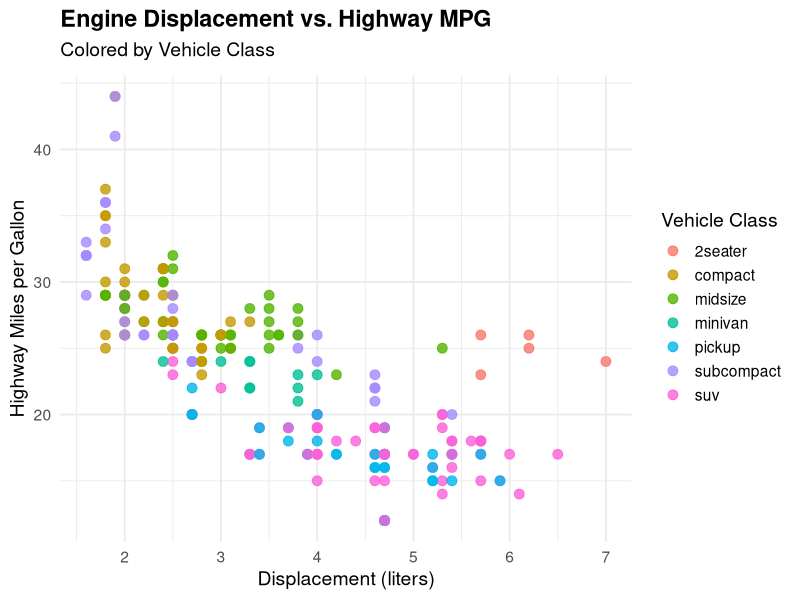

Write the R code that produced this figure.
## ---- chunk 1
options(device = "png")
suppressPackageStartupMessages(library(tidyverse))
## ---- chunk 2
ggplot(data = mpg, aes(x = displ, y = hwy, color = class)) +
  geom_point(size = 3, alpha = 0.8) +
  labs(
    title = "Engine Displacement vs. Highway MPG",
    subtitle = "Colored by Vehicle Class",
    x = "Displacement (liters)",
    y = "Highway Miles per Gallon",
    color = "Vehicle Class"
  ) +
  theme_minimal(base_size = 14) +
  theme(
    plot.title = element_text(face = "bold"),
    plot.subtitle = element_text(margin = margin(b = 10)),
    legend.position = "right"
  )
